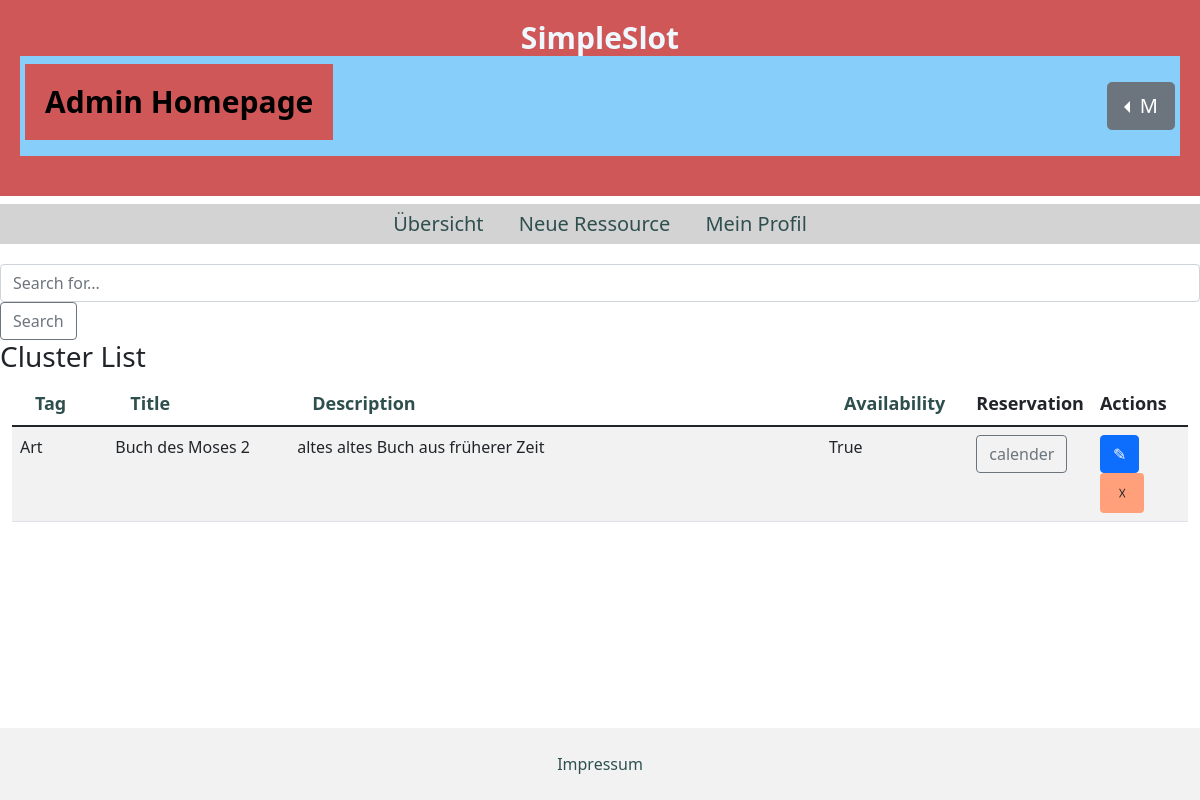
/homepage/, run on an earlier commit of the app's database.
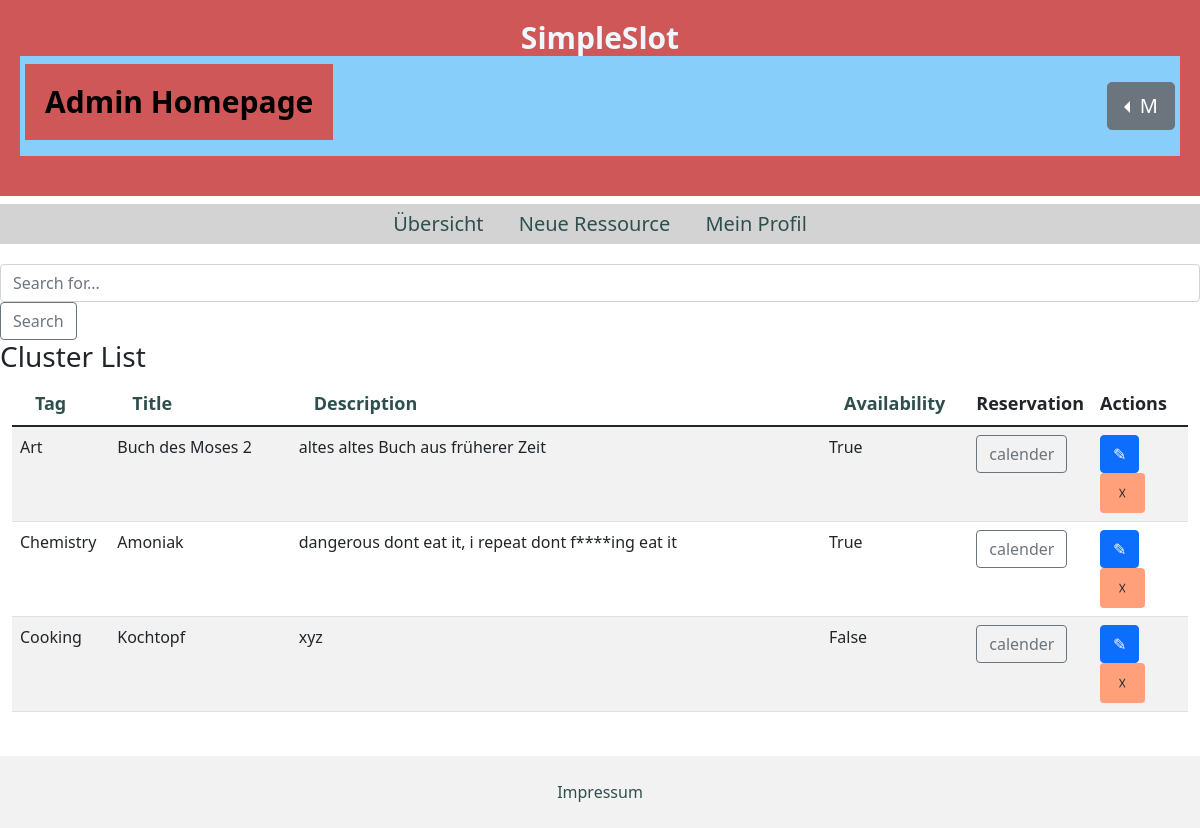
And on a later commit of the database.
### firstapp/models.py (models this page shows)
class Cluster(models.Model):
    tag_choice = (
        ('Art' , 'Art'),
        ('Chemistry' , 'Chemistry'),
        ('Technical Devices' , 'Technical Devices'),
        ('Cooking' , 'Cooking'),
        ('Music' , 'Music'),
    )
    tag_system = models.CharField(max_length=30, blank=True, choices=tag_choice)
    title = models.CharField(max_length=250)
    Beschreibung = models.CharField(max_length=250)
    availability = models.BooleanField()

### firstapp/views.py (the view)
# urls.py: path('homepage/', views.homepage, name='Übersicht'),
def homepage(request):
    if 'suche' in request.GET:
        suche = request.GET['suche']
        sortieren = Q(Q(tag_system__icontains=suche) | Q( title__icontains=suche) | Q( Beschreibung__icontains=suche))
        cluster = Cluster.objects.filter(sortieren)
    elif 'order_by' in request.GET:
        order_by = request.GET.get('order_by', 'defaultOrderField')
        cluster = Cluster.objects.all().order_by(order_by)
    else:
        cluster = Cluster.objects.all()
    context = {'cluster' : cluster}
    return render(request,'firstapp/homepageAdmin.html', context)

### firstapp/templates/firstapp/homepageAdmin.html (shortened to what this page needs)
{% extends 'firstapp/base.html' %}
{% block body %}
  <h1>
    <b style="color:aliceblue"> SimpleSlot </b>
    <nav class="navbar" style="background-color: lightskyblue">
      <h1><b>Admin Homepage</b></h1>
      <div>
        <div class="dropstart">
          <button class="btn btn-secondary btn-lg dropdown-toggle" type="button" id="dropdownMenu" data-bs-toggle="dropdown" aria-expanded="false">
            M
          </button>
        </div>
      </div>
    </nav>
  </h1>
  <nav>
      <a href="{% url 'Übersicht' %}">Übersicht</a>
      <a href="{% url 'New' %}">Neue Ressource</a>
      <a href="{% url 'Übersicht' %}">Mein Profil</a>
  </nav>
  <form class="form-inline my-2 my-lg-0">
    <input class="form-control mr-sm2" name="suche" type="search" placeholder="Search for..." aria-lable="Search">
    <button class="btn btn-outline-secondary" type="submit">Search</button>
  </form>
  <h3>Cluster List </h3>
  <div class="container-fluid">
    <div class="table-responsive">
      <table id="mainTable" class="table table-striped table-hover">
        <thead>
          <tr>
            <th><a class="table-head-button" href="?order_by=tag_system">Tag</a></th>
            <th><a class="table-head-button" href="?order_by=title">Title</a></th>
            <th><a class="table-head-button" href="?order_by=Beschreibung">Description</a></th>
            <th><a class="table-head-button" href="?order_by=availability">Availability</a></th>
            <th>Reservation</th>
            <th>Actions</th>
          </tr>
        </thead>
        <tbody>
          {% for cl in cluster %}
            <tr>
              <td class="col-sm-1">{{cl.tag_system}}</td>
              <td class="col-sm-2">{{cl.title}}</td>
              <td class="col-sm-6">{{cl.Beschreibung}}</td>
              <td class="col-sm-1">{{cl.availability}}</td>
              <td class="col-sm-1">
                <a class="btn btn-outline-secondary" href="" role="button">calender</a>
              </td>
              <td class="col-sm-3">
                <a class="btn btn-primary" href="{% url 'edit' cl.id %}" role="button">&#x270E</a>
                <a class="btn close" href="{% url 'delete' cl.id %}" role="button">&#9747</a>
              </td>
            </tr>
          {% endfor %}
        </tbody>
      </table>
    </div>
  </div>
{% endblock body %}

### firstapp/templates/firstapp/base.html (shortened to what this page needs)
{% load static %}
<!DOCTYPE html>
<html lang="de">
<head>
    <link href="https://cdn.jsdelivr.net/npm/bootstrap@5.1.3/dist/css/bootstrap.min.css"
          rel="stylesheet"
>
</head>
<body>
{% block body %}
{% endblock body %}
<footer class="footer">
     <div class="text-center p-4" style="background-color: rgba(0, 0, 0, 0.05);">
          <a href="{% url 'Impressum' %}">Impressum</a>
     </div>
</footer>
</body>
</html>

### firstapp/templates/firstapp/base.html (style rules this page uses)
h1 { padding: 20px; text-align: center; font-size: 30px; background-color: rgb(207, 87, 87); }
nav { padding: 5px; margin: 0 0 20px; text-align: center; font-size: 20px; width: 100%; background-color: lightgrey; color: black; }
a { color:darkslategrey; padding-left: 15px; padding-right: 15px; text-decoration: none; }
th { font-size: 18px; }
.close { padding: 7px 17px; background-color: lightsalmon; }
html { position: relative; min-height: 100%; }
body { margin-bottom: 100px; }
.footer { position: absolute; bottom: 0; width: 100%; }

What changed in the data, as far as the page shows it:
added Cluster: tag_system "Chemistry", title "Amoniak", Beschreibung "dangerous dont eat it, i repeat dont f****ing eat it", availability "True"
added Cluster: tag_system "Cooking", title "Kochtopf", Beschreibung "xyz", availability "False"
